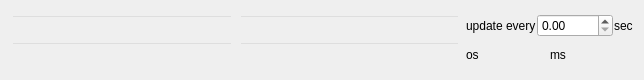
<?xml version="1.0" encoding="UTF-8"?>
<ui version="4.0">
 <class>CrabNetworkSpeedMonitor</class>
 <widget class="QWidget" name="CrabNetworkSpeedMonitor">
  <property name="geometry">
   <rect>
    <x>0</x>
    <y>0</y>
    <width>644</width>
    <height>80</height>
   </rect>
  </property>
  <property name="windowTitle">
   <string>CrabNetworkSpeedMonitor</string>
  </property>
  <layout class="QHBoxLayout" name="horizontalLayout_3">
   <item>
    <layout class="QVBoxLayout" name="verticalLayout">
     <property name="spacing">
      <number>1</number>
     </property>
     <item>
      <widget class="QLineEdit" name="lineEdit_1">
       <property name="autoFillBackground">
        <bool>false</bool>
       </property>
       <property name="styleSheet">
        <string notr="true">background-color: rgba(0, 0, 0, 0); </string>
       </property>
       <property name="readOnly">
        <bool>true</bool>
       </property>
      </widget>
     </item>
     <item>
      <widget class="QLineEdit" name="lineEdit_2">
       <property name="enabled">
        <bool>true</bool>
       </property>
       <property name="autoFillBackground">
        <bool>false</bool>
       </property>
       <property name="styleSheet">
        <string notr="true">background-color: rgba(0, 0, 0, 0); </string>
       </property>
       <property name="frame">
        <bool>true</bool>
       </property>
       <property name="readOnly">
        <bool>true</bool>
       </property>
      </widget>
     </item>
    </layout>
   </item>
   <item>
    <layout class="QVBoxLayout" name="verticalLayout_2">
     <property name="spacing">
      <number>1</number>
     </property>
     <item>
      <widget class="QLineEdit" name="lineEdit_3">
       <property name="autoFillBackground">
        <bool>false</bool>
       </property>
       <property name="styleSheet">
        <string notr="true">background-color: rgba(0, 0, 0, 0); </string>
       </property>
       <property name="text">
        <string/>
       </property>
       <property name="frame">
        <bool>true</bool>
       </property>
       <property name="readOnly">
        <bool>true</bool>
       </property>
      </widget>
     </item>
     <item>
      <widget class="QLineEdit" name="lineEdit_4">
       <property name="enabled">
        <bool>true</bool>
       </property>
       <property name="autoFillBackground">
        <bool>false</bool>
       </property>
       <property name="styleSheet">
        <string notr="true">background-color: rgba(0, 0, 0, 0); </string>
       </property>
       <property name="frame">
        <bool>true</bool>
       </property>
       <property name="readOnly">
        <bool>true</bool>
       </property>
      </widget>
     </item>
    </layout>
   </item>
   <item>
    <layout class="QVBoxLayout" name="verticalLayout_3">
     <property name="spacing">
      <number>1</number>
     </property>
     <item>
      <layout class="QHBoxLayout" name="horizontalLayout_2">
       <property name="spacing">
        <number>1</number>
       </property>
       <item>
        <widget class="QLabel" name="label_2">
         <property name="text">
          <string>update every</string>
         </property>
        </widget>
       </item>
       <item>
        <widget class="QDoubleSpinBox" name="doubleSpinBox">
         <property name="minimumSize">
          <size>
           <width>76</width>
           <height>0</height>
          </size>
         </property>
         <property name="maximum">
          <double>999.990000000000009</double>
         </property>
         <property name="singleStep">
          <double>0.250000000000000</double>
         </property>
        </widget>
       </item>
       <item>
        <widget class="QLabel" name="label_1">
         <property name="text">
          <string>sec</string>
         </property>
        </widget>
       </item>
      </layout>
     </item>
     <item>
      <layout class="QHBoxLayout" name="horizontalLayout">
       <property name="spacing">
        <number>1</number>
       </property>
       <item>
        <widget class="QLabel" name="label_os">
         <property name="text">
          <string>os</string>
         </property>
        </widget>
       </item>
       <item>
        <widget class="QLabel" name="label_ms">
         <property name="text">
          <string>ms</string>
         </property>
        </widget>
       </item>
      </layout>
     </item>
    </layout>
   </item>
  </layout>
 </widget>
 <layoutdefault spacing="6" margin="11"/>
 <resources/>
 <connections/>
</ui>
